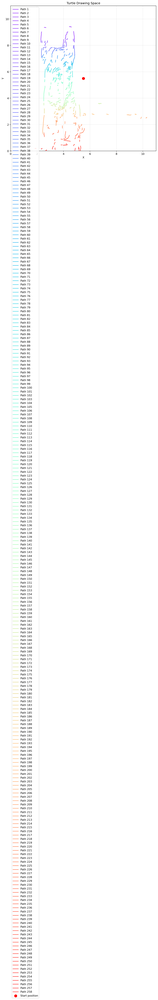
#> input picture turtle_draw_ws/src/turtle_draw_pkg/paths_dog.png, 158 x 1000 px, shrunk from 1254 x 7956 before the run
$ python vision_pipeline.py ../paths_dog.png
#> lines starting #> are read from the running program, lines starting #| are printed output that depends on the picture
### turtle_draw_ws/src/turtle_draw_pkg/turtle_draw_pkg/image_processor.py
import numpy as np
import cv2
from typing import Tuple


class ImageProcessor:
    """
    Pipeline de visão computacional para detecção de bordas e pré-processamento.
    Todos os algoritmos implementados do zero usando apenas NumPy.
    """

    def __init__(self):
        pass

    @staticmethod
    def load_image(image_path: str) -> np.ndarray:
        """Carrega imagem usando OpenCV (único uso permitido de OpenCV)."""
        img = cv2.imread(image_path, cv2.IMREAD_GRAYSCALE)
        if img is None:
            raise ValueError(f"Não foi possível carregar imagem de {image_path}")
        return img

    @staticmethod
    def gaussian_blur(image: np.ndarray, kernel_size: int = 5, sigma: float = 1.0) -> np.ndarray:
        """
        Aplica desfoque Gaussiano usando convolução separável (do zero).
        Tamanho do kernel deve ser ímpar.
        """
        if kernel_size % 2 == 0:
            kernel_size += 1

        # Cria kernel Gaussiano 1D
        kernel = ImageProcessor._create_gaussian_kernel(kernel_size, sigma)

        # Normaliza kernel
        kernel = kernel / np.sum(kernel)

        # Aplica convolução separável (aplica 1D duas vezes - horizontal depois vertical)
        blurred = ImageProcessor._convolve_1d(image, kernel, axis=1)
        blurred = ImageProcessor._convolve_1d(blurred, kernel, axis=0)

        return blurred

    @staticmethod
    def _create_gaussian_kernel(size: int, sigma: float) -> np.ndarray:
        """Cria kernel Gaussiano 1D."""
        kernel = np.arange(size) - (size - 1) / 2.0
        kernel = np.exp(-0.5 * (kernel / sigma) ** 2)
        return kernel

    @staticmethod
    def _convolve_1d(image: np.ndarray, kernel: np.ndarray, axis: int = 0) -> np.ndarray:
        """Aplica convolução 1D ao longo do eixo especificado com padding."""
        kernel_size = len(kernel)
        pad_size = kernel_size // 2

        if axis == 0:
            padded = np.pad(image, ((pad_size, pad_size), (0, 0)), mode='reflect')
            output = np.zeros_like(image, dtype=np.float64)

            for i in range(image.shape[0]):
                for j in range(image.shape[1]):
                    output[i, j] = np.sum(kernel * padded[i:i+kernel_size, j])
        else:
            padded = np.pad(image, ((0, 0), (pad_size, pad_size)), mode='reflect')
            output = np.zeros_like(image, dtype=np.float64)

            for i in range(image.shape[0]):
                for j in range(image.shape[1]):
                    output[i, j] = np.sum(kernel * padded[i, j:j+kernel_size])

        return output.astype(image.dtype)

    @staticmethod
    def sobel_edge_detection(image: np.ndarray) -> Tuple[np.ndarray, np.ndarray]:
        """
        Detecção de bordas com Sobel do zero.
        Retorna magnitude e direção das bordas.
        """
        # Kernels de Sobel
        sobel_x = np.array([[-1, 0, 1], [-2, 0, 2], [-1, 0, 1]], dtype=np.float32)
        sobel_y = np.array([[-1, -2, -1], [0, 0, 0], [1, 2, 1]], dtype=np.float32)

        # Aplica convolução
        gx = ImageProcessor._convolve_2d(image, sobel_x)
        gy = ImageProcessor._convolve_2d(image, sobel_y)

        # Calcula magnitude e direção
        magnitude = np.sqrt(gx**2 + gy**2)
        direction = np.arctan2(gy, gx)

        return magnitude, direction

    @staticmethod
    def _convolve_2d(image: np.ndarray, kernel: np.ndarray) -> np.ndarray:
        """Aplica convolução 2D com padding por reflexão."""
        kernel_h, kernel_w = kernel.shape
        pad_h = kernel_h // 2
        pad_w = kernel_w // 2

        padded = np.pad(image, ((pad_h, pad_h), (pad_w, pad_w)), mode='reflect')
        output = np.zeros_like(image, dtype=np.float64)

        for i in range(image.shape[0]):
            for j in range(image.shape[1]):
                region = padded[i:i+kernel_h, j:j+kernel_w]
                output[i, j] = np.sum(region * kernel)

        return output

    @staticmethod
    def non_maximum_suppression(magnitude: np.ndarray, direction: np.ndarray) -> np.ndarray:
        """
        Supressão de não-máximos para afinamento de bordas tipo Canny.
        Suprime pixels que não são máximos locais na direção do gradiente.
        """
        h, w = magnitude.shape
        suppressed = np.zeros_like(magnitude)

        # Converte direção para graus
        direction = np.degrees(direction) + 180
        direction[direction < 0] += 180

        for i in range(1, h - 1):
            for j in range(1, w - 1):
                angle = direction[i, j]
                current_magnitude = magnitude[i, j]

                # Determina vizinhos baseado na direção da borda
                if (0 <= angle < 22.5) or (157.5 <= angle <= 180):
                    # Horizontal
                    neighbor1 = magnitude[i, j + 1]
                    neighbor2 = magnitude[i, j - 1]
                elif 22.5 <= angle < 67.5:
                    # Diagonal \
                    neighbor1 = magnitude[i + 1, j - 1]
                    neighbor2 = magnitude[i - 1, j + 1]
                elif 67.5 <= angle < 112.5:
                    # Vertical
                    neighbor1 = magnitude[i + 1, j]
                    neighbor2 = magnitude[i - 1, j]
                else:
                    # Diagonal /
                    neighbor1 = magnitude[i + 1, j + 1]
                    neighbor2 = magnitude[i - 1, j - 1]

                if current_magnitude >= neighbor1 and current_magnitude >= neighbor2:
                    suppressed[i, j] = current_magnitude

        return suppressed

    @staticmethod
    def threshold(image: np.ndarray, threshold_value: float) -> np.ndarray:
        """Thresholding binário simples."""
        return (image > threshold_value).astype(np.uint8) * 255

    # [64 lines left out: functions preprocess, dilate, erode, not called in this run]

### turtle_draw_ws/src/turtle_draw_pkg/turtle_draw_pkg/contour_extractor.py
import numpy as np
from typing import List, Tuple


class ContourExtractor:
    """
    Extract contours from binary images using connected component analysis.
    Implements contour tracing algorithms from scratch.
    """

    @staticmethod
    def find_contours(binary_image: np.ndarray) -> List[np.ndarray]:
        """
        Find all contours in binary image using Moore-Neighbor tracing algorithm.
        Returns list of contours, where each contour is an array of (x, y) coordinates.
        """
        contours = []
        visited = np.zeros_like(binary_image, dtype=bool)

        h, w = binary_image.shape

        for i in range(h):
            for j in range(w):
                if binary_image[i, j] > 0 and not visited[i, j]:
                    contour = ContourExtractor._trace_contour(binary_image, i, j, visited)
                    if len(contour) > 5:  # Filter out very small contours
                        contours.append(contour)

        return contours

    @staticmethod
    def _trace_contour(binary_image: np.ndarray, start_i: int, start_j: int, visited: np.ndarray) -> np.ndarray:
        """
        Trace a single contour using Moore-Neighbor algorithm.
        Returns array of (x, y) coordinates forming the contour.
        """
        h, w = binary_image.shape
        contour = []

        # Direction vectors: right, down-right, down, down-left, left, up-left, up, up-right
        directions = [(0, 1), (1, 1), (1, 0), (1, -1), (0, -1), (-1, -1), (-1, 0), (-1, 1)]

        current_i, current_j = start_i, start_j
        direction_idx = 0

        while True:
            visited[current_i, current_j] = True
            contour.append([current_j, current_i])  # Store as (x, y)

            # Try to find next point in contour
            found_next = False
            for attempt in range(8):
                next_direction = (direction_idx + attempt) % 8
                di, dj = directions[next_direction]
                next_i, next_j = current_i + di, current_j + dj

                if 0 <= next_i < h and 0 <= next_j < w and binary_image[next_i, next_j] > 0:
                    if not visited[next_i, next_j] or (next_i == start_i and next_j == start_j):
                        current_i, current_j = next_i, next_j
                        direction_idx = next_direction
                        found_next = True
                        break

            if not found_next or (current_i == start_i and current_j == start_j):
                break

        return np.array(contour, dtype=np.float32)

    @staticmethod
    def filter_contours_by_size(contours: List[np.ndarray], min_size: int = 5, max_size: int = None) -> List[np.ndarray]:
        """Filter contours by number of points."""
        filtered = []
        for contour in contours:
            if len(contour) >= min_size:
                if max_size is None or len(contour) <= max_size:
                    filtered.append(contour)
        return filtered

    # [102 lines left out: functions simplify_contour, _point_to_line_distance, order_contour_points, merge_nearby_contours, not called in this run]

### turtle_draw_ws/src/turtle_draw_pkg/turtle_draw_pkg/path_planner.py
import numpy as np
from typing import List, Tuple


class PathPlanner:
    """
    Convert image contours to turtle movement commands.
    Handles coordinate transformation and path planning.
    """

    def __init__(self, image_shape: Tuple[int, int], turtle_bounds: Tuple[float, float, float, float] = (0, 0, 11, 11)):
        """
        Initialize path planner.

        Args:
            image_shape: (height, width) of image
            turtle_bounds: (min_x, min_y, max_x, max_y) of turtle drawing area
        """
        self.image_height, self.image_width = image_shape
        self.turtle_min_x, self.turtle_min_y, self.turtle_max_x, self.turtle_max_y = turtle_bounds

    def contours_to_paths(self, contours: List[np.ndarray]) -> List[List[Tuple[float, float]]]:
        """
        Convert multiple contours to turtle paths.

        Args:
            contours: List of contours (each is array of (x, y) points)

        Returns:
            List of paths (each path is list of (x, y) coordinates in turtle space)
        """
        paths = []
        for contour in contours:
            path = self.contour_to_path(contour)
            if len(path) > 2:
                paths.append(path)
        return paths

    def contour_to_path(self, contour: np.ndarray) -> List[Tuple[float, float]]:
        """Convert single contour to turtle path."""
        path = []
        for point in contour:
            turtle_x, turtle_y = self.image_to_turtle_coords(point[0], point[1])
            path.append((turtle_x, turtle_y))
        return path

    def image_to_turtle_coords(self, img_x: float, img_y: float) -> Tuple[float, float]:
        """
        Transform image coordinates to turtle drawing space.

        Image coordinates: (0, 0) at top-left
        Turtle coordinates: (0, 0) at center of screen, x increases right, y increases up
        """
        # Scale from image space to turtle space
        turtle_x = (img_x / self.image_width) * (self.turtle_max_x - self.turtle_min_x) + self.turtle_min_x
        turtle_y = (img_y / self.image_height) * (self.turtle_max_y - self.turtle_min_y) + self.turtle_min_y

        # Flip y-axis and center (turtle center is 5.5, 5.5 by default)
        turtle_y = self.turtle_max_y - turtle_y + self.turtle_min_y

        return float(turtle_x), float(turtle_y)

    # [100 lines left out: functions calculate_angle, calculate_distance, plan_movements, smooth_path, decimate_path, clip_to_bounds, not called in this run]

### turtle_draw_ws/src/turtle_draw_pkg/turtle_draw_pkg/vision_pipeline.py
#!/usr/bin/env python3

import numpy as np
import matplotlib.pyplot as plt
import argparse
import sys

from .image_processor import ImageProcessor
from .contour_extractor import ContourExtractor
from .path_planner import PathPlanner


def visualize_pipeline(image_path: str, output_dir: str = None):
    """
    Visualize each step of the computer vision pipeline.
    Saves images showing preprocessing, edge detection, contours, etc.
    """
    print(f'Loading image from: {image_path}')

    # Load image
    image = ImageProcessor.load_image(image_path)
    print(f'Original image shape: {image.shape}')

    # Normalize
    normalized = image.astype(np.float32) / 255.0

    # Gaussian blur
    print('Applying Gaussian blur...')
    blurred = ImageProcessor.gaussian_blur(normalized, kernel_size=5, sigma=1.5)

    # Sobel edge detection
    print('Detecting edges with Sobel...')
    magnitude, direction = ImageProcessor.sobel_edge_detection(blurred)
    magnitude_normalized = magnitude / (np.max(magnitude) + 1e-8)

    # Non-maximum suppression
    print('Applying non-maximum suppression...')
    suppressed = ImageProcessor.non_maximum_suppression(magnitude, direction)
    suppressed_normalized = suppressed / (np.max(suppressed) + 1e-8)

    # Thresholding
    print('Thresholding...')
    threshold = 0.1
    binary = ImageProcessor.threshold(suppressed_normalized, threshold_value=threshold)

    # Extract contours
    print('Extracting contours...')
    contours = ContourExtractor.find_contours(binary)
    print(f'Found {len(contours)} contours')

    # Filter contours
    filtered_contours = ContourExtractor.filter_contours_by_size(contours, min_size=10)
    print(f'After filtering: {len(filtered_contours)} contours')

    # Visualize
    fig, axes = plt.subplots(2, 3, figsize=(15, 10))
    fig.suptitle('Computer Vision Pipeline - Turtle Draw', fontsize=16)

    # Original image
    axes[0, 0].imshow(image, cmap='gray')
    axes[0, 0].set_title('Original Image')
    axes[0, 0].axis('off')

    # Blurred
    axes[0, 1].imshow(blurred, cmap='gray')
    axes[0, 1].set_title('Gaussian Blur (σ=1.5)')
    axes[0, 1].axis('off')

    # Sobel magnitude
    axes[0, 2].imshow(magnitude_normalized, cmap='hot')
    axes[0, 2].set_title('Sobel Edge Magnitude')
    axes[0, 2].axis('off')

    # Non-maximum suppression
    axes[1, 0].imshow(suppressed_normalized, cmap='hot')
    axes[1, 0].set_title('Non-Maximum Suppression')
    axes[1, 0].axis('off')

    # Binary image
    axes[1, 1].imshow(binary, cmap='gray')
    axes[1, 1].set_title(f'Binary Image (threshold={threshold})')
    axes[1, 1].axis('off')

    # Contours visualization
    contour_img = np.zeros_like(binary)
    for contour in filtered_contours:
        for point in contour:
            x, y = int(point[0]), int(point[1])
            if 0 <= y < contour_img.shape[0] and 0 <= x < contour_img.shape[1]:
                contour_img[y, x] = 255

    axes[1, 2].imshow(contour_img, cmap='gray')
    axes[1, 2].set_title(f'Extracted Contours ({len(filtered_contours)} found)')
    axes[1, 2].axis('off')

    plt.tight_layout()

    if output_dir:
        output_path = f'{output_dir}/pipeline_visualization.png'
        plt.savefig(output_path, dpi=150, bbox_inches='tight')
        print(f'Saved visualization to: {output_path}')
    else:
        plt.savefig('pipeline_visualization.png', dpi=150, bbox_inches='tight')
        print('Saved visualization to: pipeline_visualization.png')

    plt.show()

    # Print statistics
    print('\n=== Pipeline Statistics ===')
    print(f'Original image size: {image.shape}')
    print(f'Number of contours found: {len(contours)}')
    print(f'Number of contours after filtering: {len(filtered_contours)}')

    if filtered_contours:
        sizes = [len(c) for c in filtered_contours]
        print(f'Contour sizes - Min: {min(sizes)}, Max: {max(sizes)}, Mean: {np.mean(sizes):.1f}')

    # Visualize paths in turtle space
    print('\n=== Planning paths in turtle space ===')
    planner = PathPlanner(image.shape)
    paths = planner.contours_to_paths(filtered_contours)
    print(f'Number of paths: {len(paths)}')

    if paths:
        fig, ax = plt.subplots(figsize=(10, 10))
        ax.set_xlim(0, 11)
        ax.set_ylim(0, 11)
        ax.set_aspect('equal')
        ax.set_title('Turtle Drawing Space')
        ax.set_xlabel('X')
        ax.set_ylabel('Y')
        ax.grid(True, alpha=0.3)

        colors = plt.cm.rainbow(np.linspace(0, 1, len(paths)))

        for path_idx, path in enumerate(paths):
            xs = [p[0] for p in path]
            ys = [p[1] for p in path]
            ax.plot(xs, ys, color=colors[path_idx], alpha=0.7, linewidth=2, label=f'Path {path_idx + 1}')

        ax.scatter([5.5], [5.5], color='red', s=100, marker='o', label='Start position', zorder=5)
        ax.legend()

        plt.tight_layout()
        plt.savefig('turtle_paths.png', dpi=150, bbox_inches='tight')
        print('Saved path visualization to: turtle_paths.png')
        plt.show()


def main(args=None):
    parser = argparse.ArgumentParser(description='Visualize computer vision pipeline')
    parser.add_argument('image', nargs='?', help='Path to image file')
    parser.add_argument('-o', '--output', help='Output directory for images')
    args = parser.parse_args(args)

    if args.image is None:
        print('Usage: vision_pipeline <image_path> [-o output_dir]')
        return

    visualize_pipeline(args.image, args.output)
#| Original image shape: (1000, 158)
#> after the loop in _convolve_2d, `for i in range(image.shape[0]):`:
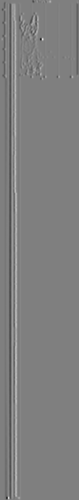
#> output: shape (1000, 158) float64 (shown at 1/2 size); min -0.792, max 0.788, mean -0.000665; drawn with min black and max white
#> after the loop in _convolve_2d (call 2), `for i in range(image.shape[0]):`:
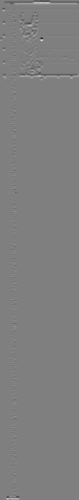
#> output: shape (1000, 158) float64 (shown at 1/2 size); min -0.798, max 0.797, mean 9.11e-05; drawn with min black and max white
#> in sobel_edge_detection, `direction = np.arctan2(gy, gx)`:
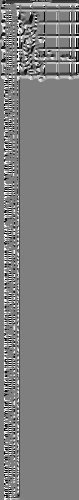
#> direction: shape (1000, 158) float64 (shown at 1/2 size); min -3.14, max 3.14, mean 0.00681; drawn with min black and max white
#> after the loop in non_maximum_suppression, `for i in range(1, h - 1):`:
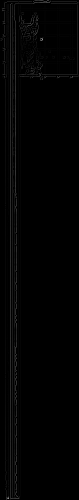
#> suppressed: shape (1000, 158) float64 (shown at 1/2 size); min 0, max 0.798, mean 0.0102
#> in threshold, `return (image > threshold_value).astype(np.uint8) * 255`:
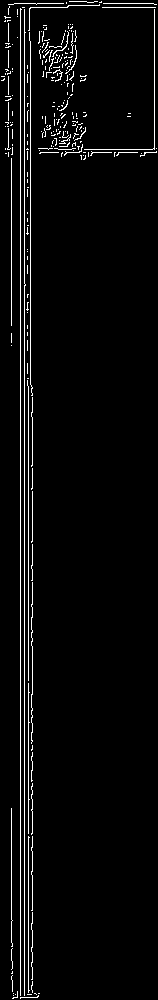
#> returned value: shape (1000, 158); 3.7% white in thin lines or dots
#> after the loop in find_contours, `for i in range(h):`: contours = 137 point arrays, longest 985 points
#| Found 137 contours
#> the loop in filter_contours_by_size, `for contour in contours:` made 137 passes
#> after the loop in filter_contours_by_size, `for contour in contours:`: filtered = 84 point arrays, longest 985 points
#| After filtering: 84 contours
#> the loop in visualize_pipeline, `for contour in filtered_contours:` made 84 passes
#> after the loop in visualize_pipeline, `for contour in filtered_contours:`:
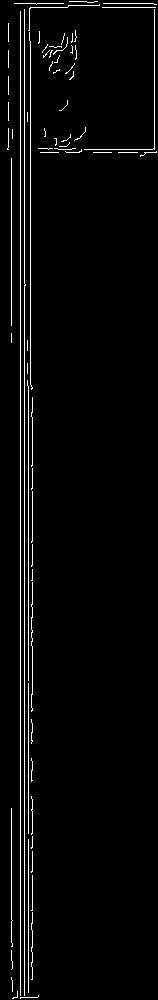
#> contour_img: shape (1000, 158); 3.1% white in thin lines or dots
#| Original image size: (1000, 158)
#| Number of contours found: 137
#| Number of contours after filtering: 84
#> in visualize_pipeline, `sizes = [len(c) for c in filtered_contours]`: sizes = 84 values, max 985 at index 8, min 10 at index 16, mean 58.87
#| Contour sizes - Min: 10, Max: 985, Mean: 58.9
#> the loop in contours_to_paths, `for contour in contours:` made 84 passes
#| Number of paths: 84
#> the loop in visualize_pipeline, `for path_idx, path in enumerate(paths):` made 84 passes
#> in visualize_pipeline, `plt.savefig('turtle_paths.png', dpi=150, bbox_inches='tight')`:
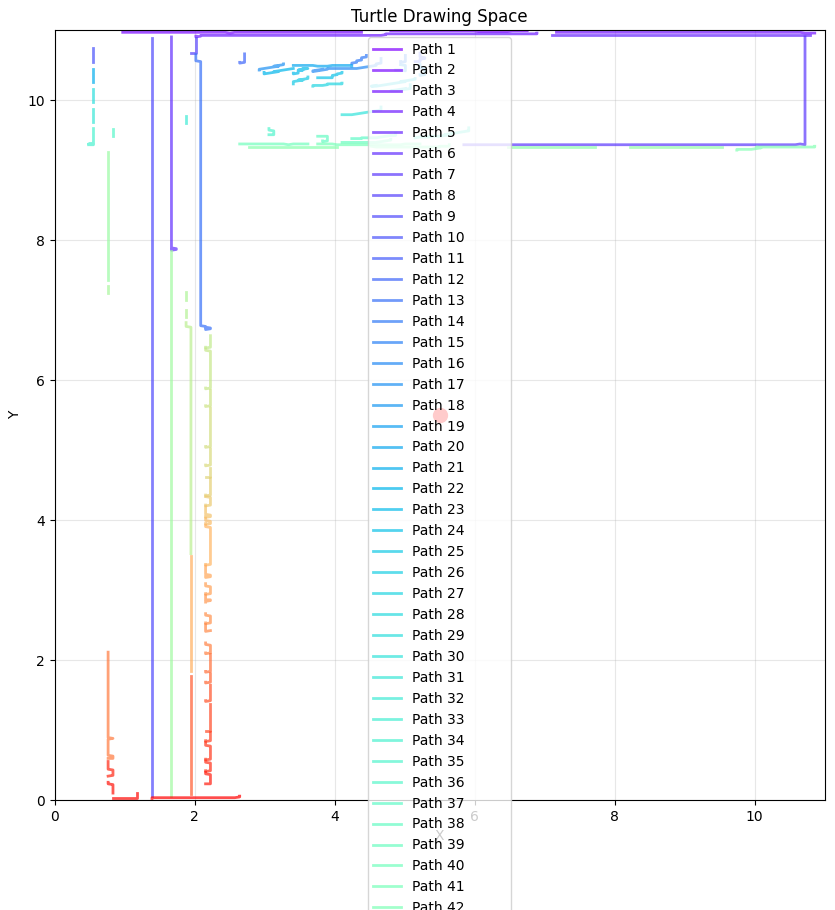
#> figure drawn by matplotlib, 1 panel; curve peaks at x = 4.8, y = 10.99; curve peaks at x = 0.975, y = 10.97; curve peaks at x = 7.17, y = 10.97


if __name__ == '__main__':
    main()
